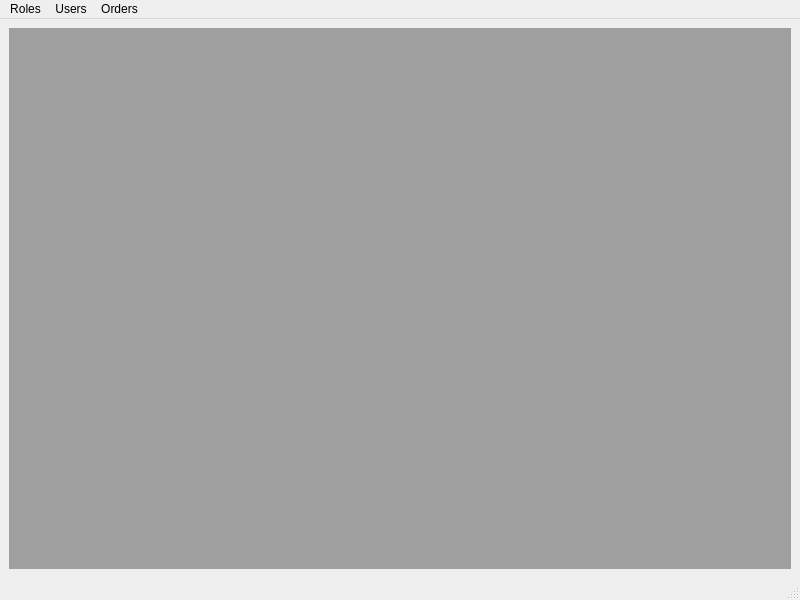
<?xml version="1.0" encoding="UTF-8"?>
<ui version="4.0">
 <class>AdminWindow</class>
 <widget class="QMainWindow" name="AdminWindow">
  <property name="geometry">
   <rect>
    <x>0</x>
    <y>0</y>
    <width>800</width>
    <height>600</height>
   </rect>
  </property>
  <property name="windowTitle">
   <string>MainWindow</string>
  </property>
  <widget class="QWidget" name="centralwidget">
   <layout class="QGridLayout" name="gridLayout">
    <item row="0" column="0">
     <widget class="QMdiArea" name="mdiArea">
      <property name="verticalScrollBarPolicy">
       <enum>Qt::ScrollBarPolicy::ScrollBarAsNeeded</enum>
      </property>
      <property name="horizontalScrollBarPolicy">
       <enum>Qt::ScrollBarPolicy::ScrollBarAsNeeded</enum>
      </property>
     </widget>
    </item>
   </layout>
  </widget>
  <widget class="QMenuBar" name="menubar">
   <property name="geometry">
    <rect>
     <x>0</x>
     <y>0</y>
     <width>800</width>
     <height>21</height>
    </rect>
   </property>
   <widget class="QMenu" name="menuUsers">
    <property name="title">
     <string>Users</string>
    </property>
    <addaction name="actionCreate_Users"/>
    <addaction name="actionView_Users"/>
   </widget>
   <widget class="QMenu" name="menuRoles">
    <property name="title">
     <string>Roles</string>
    </property>
    <addaction name="actionSwitch_Role"/>
   </widget>
   <widget class="QMenu" name="menuOrders">
    <property name="title">
     <string>Orders</string>
    </property>
    <addaction name="actionOrder_List"/>
   </widget>
   <addaction name="menuRoles"/>
   <addaction name="menuUsers"/>
   <addaction name="menuOrders"/>
  </widget>
  <widget class="QStatusBar" name="statusbar"/>
  <action name="actionCreate_Users">
   <property name="text">
    <string>Create Users</string>
   </property>
  </action>
  <action name="actionView_Users">
   <property name="text">
    <string>View Users</string>
   </property>
  </action>
  <action name="actionSwitch_Role">
   <property name="text">
    <string>Switch Role</string>
   </property>
  </action>
  <action name="actionOrder_List">
   <property name="text">
    <string>Order List</string>
   </property>
  </action>
 </widget>
 <resources/>
 <connections/>
</ui>
